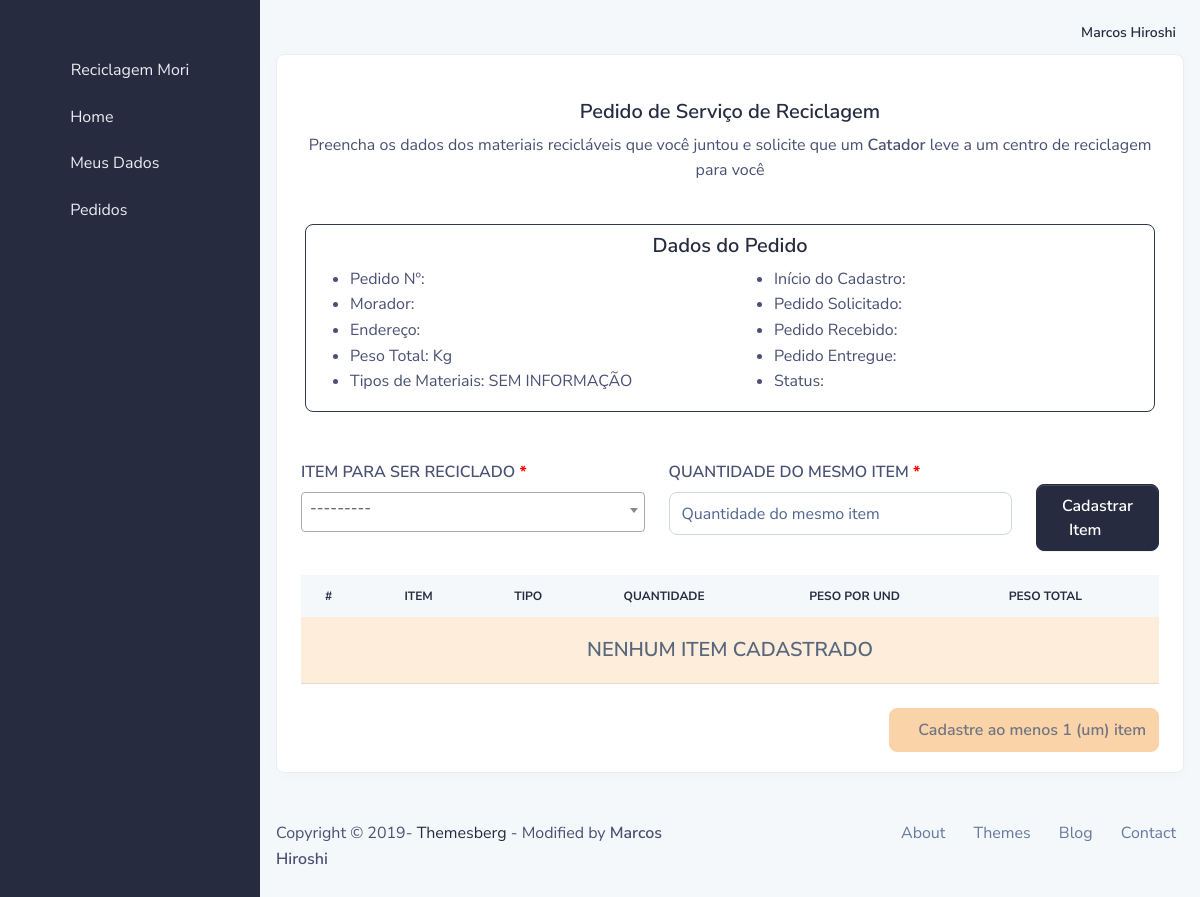
Before: /morador/servico/7/item/add/ (signed in) with the older database file.
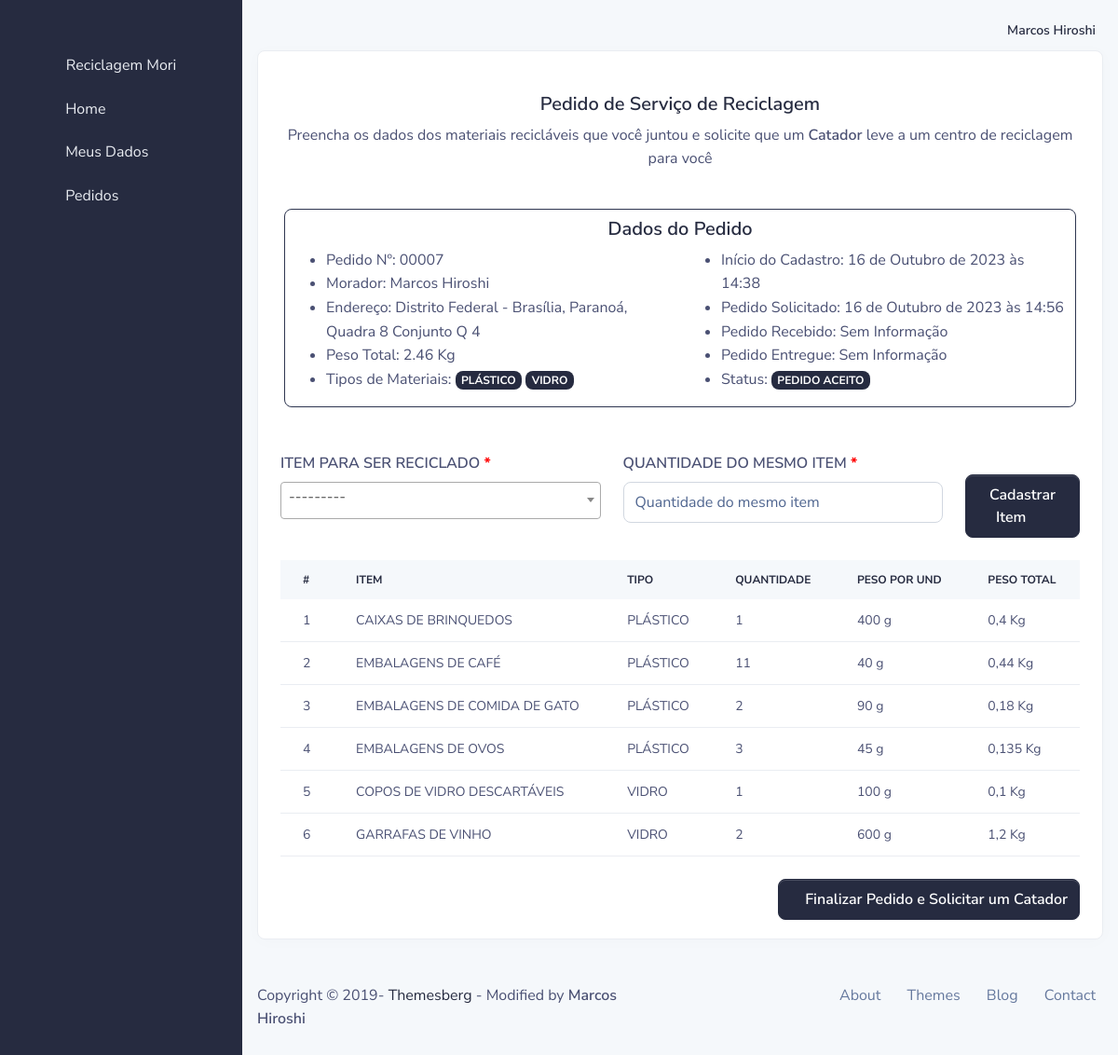
After: the same page with the newer database file.
### core/models/servico.py (models this page shows)
class OrdemServico(models.Model):
    status = models.ForeignKey(StatusServico, models.DO_NOTHING, related_name='ordem_servico_status')
    morador = models.ForeignKey(Morador, models.DO_NOTHING, related_name='ordem_servico_morador')
    catador = models.ForeignKey(Catador, models.DO_NOTHING, related_name='ordem_servico_catador', blank=True, null=True)
    empresa = models.ForeignKey(Empresa, models.DO_NOTHING, related_name='ordem_servico_empresa', blank=True, null=True)
    data_criada = models.DateTimeField(auto_now_add=True)
    data_solicitada = models.DateTimeField(blank=True, null=True)
    data_buscada = models.DateTimeField(blank=True, null=True)
    data_entregue = models.DateTimeField(blank=True, null=True)
    def peso_total_servico(self):
        total = 0
        if hasattr(self, 'itens_ordem_servico'):
            for item in self.itens_ordem_servico.all():
                total += item.peso_total()
        return '%.2f' % total
    def materiais_servico(self):
        lista = []
        if hasattr(self, 'itens_ordem_servico'):
            for item in self.itens_ordem_servico.all():
                if item.item.tipo.nome not in lista:
                    lista.append(item.item.tipo.nome)
        return lista
    def numero(self):
        return '{:0>5}'.format(self.id)

class ItemServico(models.Model):
    ordem = models.ForeignKey(OrdemServico, models.DO_NOTHING, related_name='itens_ordem_servico')
    status = models.ForeignKey(StatusItem, models.DO_NOTHING, related_name='itens_status', default=1)
    item = models.ForeignKey(Item, models.DO_NOTHING, related_name='ordem_servico_item', verbose_name='Item para ser reciclado')
    qtd = models.PositiveIntegerField(verbose_name='Quantidade do mesmo item')
    class Meta:
        ordering = ['id']
    def peso_total(self):
        return (self.item.peso * self.qtd)/1000

class StatusServico(models.Model):
    nome = models.CharField(max_length=100)
    def __str__(self):
        return self.nome

### morador/models.py (models this page shows, shortened)
class Morador(models.Model):
    date_create = models.DateTimeField(auto_now_add=True)
    data_updated = models.DateTimeField(auto_now=True)
    user = models.OneToOneField(User, models.DO_NOTHING, related_name='morador_usuario')
    cpf = models.CharField(max_length=14, verbose_name='CPF')
    data_nascimento = models.DateField(verbose_name='Data de nascimento')
    genero = models.ForeignKey(Genero, models.DO_NOTHING, verbose_name='Gênero')
    telefone_1 = models.CharField(max_length=18, verbose_name='Telefone 1', help_text='(WHATSAPP)')
    telefone_2 = models.CharField(max_length=18, verbose_name='Telefone 2', null=True, blank=True)
    cep = models.CharField(max_length=9, verbose_name='CEP')
    logradouro = models.CharField(max_length=255, verbose_name='Endereço')
    complemento = models.CharField(max_length=255, verbose_name='Complemento', null=True, blank=True)
    municipio = models.ForeignKey(Municipio, models.DO_NOTHING, verbose_name='Município')
    longitude = models.DecimalField(max_length=255, max_digits=20, decimal_places=18, verbose_name='longitude', help_text='Coordenada geográfica da sua residência')
    latitude = models.DecimalField(max_length=255, max_digits=20, decimal_places=18, verbose_name='latitude', help_text='Coordenada geográfica da sua residência')
    def __str__(self):
        return self.user.get_full_name().title()
    def endereco(self):
        endereco = '%s - %s, %s %s' % (
            self.municipio.estado.nome,
            self.municipio.nome,
            self.logradouro,
            self.complemento if self.complemento else ''
        )
        return endereco.title()

### usuario/models.py (models this page shows, shortened)
class User(AbstractBaseUser, PermissionsMixin):
    email = models.EmailField(verbose_name='Email de usuário', unique=True)
    first_name = models.CharField(max_length=300, blank=True, verbose_name='Nome')
    last_name = models.CharField(max_length=300, blank=True, verbose_name='Sobrenome')
    date_joined = models.DateTimeField(_('date joined'), auto_now_add=True)
    is_active = models.BooleanField(_('active'), default=False)
    is_staff = models.BooleanField(_('staff'), default=False)
    profile_active = models.ForeignKey(Group, models.DO_NOTHING, related_name='profile_active', blank=True, null=True)
    objects = UserManager()
    USERNAME_FIELD = 'email'
    REQUIRED_FIELDS = ['first_name', 'last_name']
    class Meta:
        verbose_name = _('user')
        verbose_name_plural = _('users')
    def get_full_name(self):
        return ('%s %s' % (self.first_name, self.last_name)).strip()
    def __str__(self):
        return self.get_full_name().title()

### core/models/localidade.py (models this page shows, shortened)
class Municipio(models.Model):
    nome = models.CharField(verbose_name="NOME", max_length=255)
    estado = models.ForeignKey(Estado, models.DO_NOTHING, verbose_name="ESTADO")

class Estado(models.Model):
    nome = models.CharField(max_length=255, verbose_name="NOME")
    uf = models.CharField(max_length=2, verbose_name="UF")
    regiao = models.ForeignKey(Regiao, models.DO_NOTHING, verbose_name="REGIÃO")

### core/models/item.py (models this page shows, shortened)
class Item(models.Model):
    nome = models.CharField(max_length=100, verbose_name="NOME")
    tipo = models.ForeignKey(Tipo, models.DO_NOTHING, related_name='item_tipo')
    peso = models.PositiveIntegerField()
    class Meta:
        ordering = ['nome']
    def __str__(self):
        return '%s (%s)' % (self.nome, self.tipo.nome)

class Tipo(models.Model):
    nome = models.CharField(max_length=100, verbose_name="NOME")

### morador/views.py (the view, shortened to what this page needs)
# urls.py: path('servico/<int:pk>/item/add/', MoradorServicoItemAddView.as_view(), name='morador_servico_item_add'),
class MoradorServicoItemAddView(PermissionRequiredMixin, UserPassesTestMixin, CreateView):
    model = ItemServico
    form_class = MoradorItemServicoForm
    template_name = '02_morador/servico_item_add.html'
    permission_required = 'morador.view_morador'
    def get_context_data(self, **kwargs):
        return dict(
            super().get_context_data(**kwargs),
            pedido=OrdemServico.objects.filter(id=self.kwargs.get('pk')).first()
        )
    def test_func(self):
        return True if self.request.user.is_authenticated and self.request.user.profile_active.name == 'MORADOR' else False

### morador/forms.py (shortened to what this page needs)
class MoradorItemServicoForm(forms.ModelForm):
    class Meta:
        model = ItemServico
        widgets = {
            'item': forms.Select(attrs={'class': 'form-control js-select2'}),
            'qtd': forms.NumberInput(attrs={'class': 'form-control', 'placeholder': 'Quantidade do mesmo item'}),
        }
        fields = [
            'item',
            'qtd',
        ]

### www/templates/02_morador/servico_item_add.html (shortened to what this page needs)
{% extends '02_morador/base.html' %}
{% load static %}
{% block main %}
    <div class="row">
        <div class="col-md-12">
            <div class="card border-light shadow-sm">
                <div class="card-body">
                    <div class="row mt-4">
                        <div class="col-12 text-center">
                            <h5>Pedido de Serviço de Reciclagem</h5>
                            <p>Preencha os dados dos materiais recicláveis que você juntou e solicite que um <strong>Catador</strong> leve a um centro de reciclagem para você</p>
                        </div>
                    </div>
                    {% include '02_morador/partials/dados_pedido.html' with pedido=pedido %}
                    <form method="POST">
                        <div class="row mt-4">
                            <div class="col-md-5">
                                <label for="{{ form.item.id_for_label }}">{{ form.item.label|upper }} <b style="color: red">*</b></label>
                            </div>
                            <div class="col-md-5">
                                <label for="{{ form.qtd.id_for_label }}">{{ form.qtd.label|upper }} <b style="color: red">*</b></label>
                                {{ form.qtd }}
                            </div>
                            <div class="col-md-2">
                                <button class="btn btn-primary btn-block mt-4" type="submit">
                                    Cadastrar Item
                                    <span class="far fa-save mr-2"></span>
                                </button>
                            </div>
                        </div>
                    </form>
                    <div class="row mt-4">
                        <div class="col-12">
                            {% include '02_morador/partials/itens_pedido.html' with itens=pedido.itens_ordem_servico.all status=pedido.status.nome %}
                        </div>
                    </div>
                    <div class="row mt-4">
                        <div class="col-12">
                            {% if pedido.itens_ordem_servico.count > 0 %}
                            <a href="{% url 'morador_servico_finalizar' pedido.id %}" type="button" class="btn btn-primary float-right">
                                <span class="fa fa-save"></span> Finalizar Pedido e Solicitar um Catador
                            </a>
                            {% else %}
                            <button class="btn btn-secondary float-right disabled">
                                <span class="fa fa-ban"></span> Cadastre ao menos 1 (um) item
                            </button>
                            {%  endif %}
                        </div>
                    </div>
                </div>
            </div>
        </div>
    </div>
{% endblock main %}

### www/templates/02_morador/partials/dados_pedido.html
<div class="row mt-4 border border-black rounded ml-1 mr-1">
    <div class="col-12">
        <h5 class="text-center mt-2">Dados do Pedido</h5>
        <div class="row">
            <div class="col">
                <ul>
                    <li>Pedido Nº: {{ pedido.numero }}</li>
                    <li>Morador: {{ pedido.morador }}</li>
                    <li>Endereço: {{ pedido.morador.endereco }}</li>
                    <li>Peso Total: {{ pedido.peso_total_servico }} Kg</li>
                    <li>Tipos de Materiais: {% for tipo in pedido.materiais_servico %}<span class="badge badge-md bg-primary">{{ tipo }}</span> {% empty %} SEM INFORMAÇÃO {% endfor %}</li>
                </ul>
            </div>
            <div class="col">
                <ul>
                    <li>Início do Cadastro: {{ pedido.data_criada }}</li>
                    <li>Pedido Solicitado: {{ pedido.data_solicitada|default_if_none:'Sem Informação' }}</li>
                    <li>Pedido Recebido: {{ pedido.data_buscada|default_if_none:'Sem Informação' }}</li>
                    <li>Pedido Entregue: {{ pedido.data_entregue|default_if_none:'Sem Informação' }}</li>
                    <li>Status: <span class="badge badge-md bg-primary">{{ pedido.status }}</span></li>
                </ul>
            </div>
        </div>
    </div>
</div>

### www/templates/02_morador/partials/itens_pedido.html (shortened to what this page needs)
<div class="table-responsive">
    <table class="table table-centered table-nowrap m-0 rounded">
        <thead class="thead-light">
            <tr>
                <th class="border-0">#</th>
                <th class="border-0">Item</th>
                <th class="border-0">Tipo</th>
                <th class="border-0">Quantidade</th>
                <th class="border-0">Peso Por Und</th>
                <th class="border-0">Peso Total</th>
            </tr>
        </thead>
        <tbody>
            {% for item in itens %}
                <tr>
                    <td>{{ forloop.counter }}</td>
                    <td>{{ item.item.nome }}</td>
                    <td>{{ item.item.tipo.nome }}</td>
                    <td>{{ item.qtd }}</td>
                    <td>{{ item.item.peso }} g</td>
                    <td>{{ item.peso_total }} Kg</td>
                </tr>
            {% empty %}
                <tr>
                    <td {% if status == 'CADASTRANDO PEDIDO' %}colspan="7"{% else %}colspan="6"{% endif %} class="table-secondary">
                        <h5 class="text-center text-muted mt-2">NENHUM ITEM CADASTRADO</h5>
                    </td>
                </tr>
            {% endfor %}
        </tbody>
    </table>
</div>

Changed rows visible on the page:
added OrdemServico: numero "00007", morador "Marcos Hiroshi", morador.endereco "Distrito Federal - Brasília, Paranoá, Quadra 8 Conjunto Q 4", peso_total_servico "2.46", data_criada "16 de Outubro de 2023 às 14:38", data_solicitada "16 de Outubro de 2023 às 14:56", data_buscada "Sem Informação", data_entregue "Sem Informação", status "PEDIDO ACEITO"
now on this page (row unchanged): Tipo: materiais_servico "PLÁSTICO"
now on this page (row unchanged): Tipo: materiais_servico "VIDRO"
added ItemServico: item.nome "CAIXAS DE BRINQUEDOS", item.tipo.nome "PLÁSTICO", qtd "1", item.peso "400", peso_total "0,4"
added ItemServico: item.nome "EMBALAGENS DE CAFÉ", item.tipo.nome "PLÁSTICO", qtd "11", item.peso "40", peso_total "0,44"
added ItemServico: item.nome "EMBALAGENS DE COMIDA DE GATO", item.tipo.nome "PLÁSTICO", qtd "2", item.peso "90", peso_total "0,18"
added ItemServico: item.nome "EMBALAGENS DE OVOS", item.tipo.nome "PLÁSTICO", qtd "3", item.peso "45", peso_total "0,135"
added ItemServico: item.nome "COPOS DE VIDRO DESCARTÁVEIS", item.tipo.nome "VIDRO", qtd "1", item.peso "100", peso_total "0,1"
added ItemServico: item.nome "GARRAFAS DE VINHO", item.tipo.nome "VIDRO", qtd "2", item.peso "600", peso_total "1,2"
Other visible differences:
text no longer shown: "SEM INFORMAÇÃO NENHUM ITEM CADASTRADO Cadastre ao menos 1 (um) item"
text now shown: "Finalizar Pedido e Solicitar um Catador"
